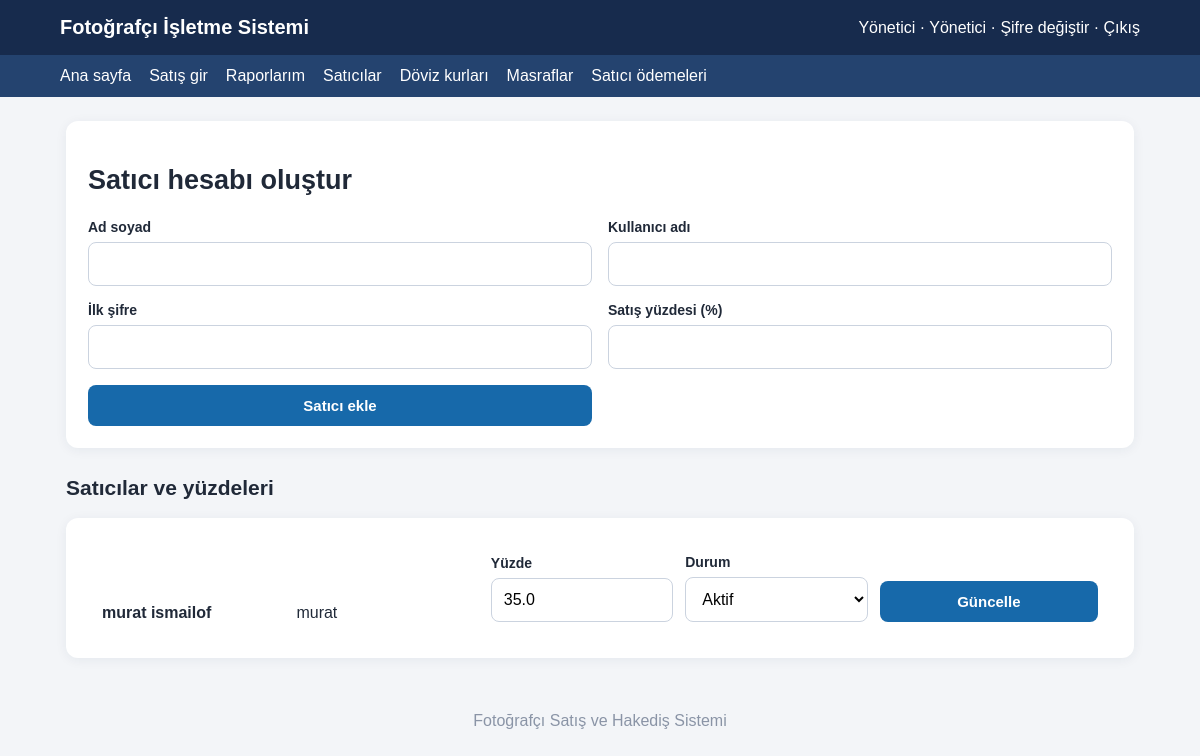
Page /sellers (signed in) on the committed database.
### tables this page shows
CREATE TABLE users(
          id INTEGER PRIMARY KEY AUTOINCREMENT, username TEXT UNIQUE NOT NULL,
          password TEXT NOT NULL, full_name TEXT NOT NULL, role TEXT NOT NULL DEFAULT 'seller',
          commission REAL NOT NULL DEFAULT 0, active INTEGER NOT NULL DEFAULT 1);

### app.py (the view, shortened to what this page needs)
@app.route("/sellers", methods=["GET","POST"])
@login_required
@admin_required
def sellers():
    with db() as c:
        rows=c.execute("SELECT * FROM users WHERE role='seller' ORDER BY full_name").fetchall()
    return render_template("sellers.html", rows=rows)

### app.py (called while the page is built)
def db():
    c = sqlite3.connect(DB_PATH)
    c.row_factory = sqlite3.Row
    return c

def login_required(f):
    @wraps(f)
    def wrapped(*args, **kwargs):
        if not session.get("user_id"):
            return redirect(url_for("login"))
        return f(*args, **kwargs)
    return wrapped

def admin_required(f):
    @wraps(f)
    def wrapped(*args, **kwargs):
        if session.get("role") != "admin":
            flash("Bu bölüm yalnızca yöneticiye açıktır.")
            return redirect(url_for("dashboard"))
        return f(*args, **kwargs)
    return wrapped

def current_user():
    with db() as c:
        return c.execute("SELECT * FROM users WHERE id=?", (session["user_id"],)).fetchone()

@app.context_processor
def inject_user():
    return {"me": current_user() if session.get("user_id") else None}

### templates/sellers.html
{% extends "base.html" %}{% block content %}<section class="panel"><h1>Satıcı hesabı oluştur</h1><form method="post" class="formgrid"><label>Ad soyad<input name="full_name" required></label><label>Kullanıcı adı<input name="username" required></label><label>İlk şifre<input name="password" required></label><label>Satış yüzdesi (%)<input type="number" name="commission" min="0" max="100" step="0.01" required></label><button>Satıcı ekle</button></form></section><h2>Satıcılar ve yüzdeleri</h2>{% for s in rows %}<section class="panel"><form method="post" action="{{url_for('seller_update',sid=s.id)}}" class="inlineform"><strong>{{s.full_name}}</strong><span>{{s.username}}</span><label>Yüzde<input type="number" name="commission" min="0" max="100" step="0.01" value="{{s.commission}}"></label><label>Durum<select name="active"><option value="1" {% if s.active %}selected{% endif %}>Aktif</option><option value="0" {% if not s.active %}selected{% endif %}>Pasif</option></select></label><button>Güncelle</button></form></section>{% endfor %}{% endblock %}

### templates/base.html
<!doctype html><html lang="tr"><head><meta charset="utf-8"><meta name="viewport" content="width=device-width, initial-scale=1">
<title>Fotoğrafçı İşletme Sistemi</title><link rel="stylesheet" href="{{ url_for('static', filename='style.css') }}"></head>
<body><header><div class="brand">Fotoğrafçı İşletme Sistemi</div>
{% if me %}<div class="user">{{ me['full_name'] }} · {{ 'Yönetici' if me['role']=='admin' else 'Satıcı' }} · <a href="{{ url_for('change_password') }}">Şifre değiştir</a> · <a href="{{ url_for('logout') }}">Çıkış</a></div>{% endif %}</header>
{% if me %}<nav><a href="{{ url_for('dashboard') }}">Ana sayfa</a><a href="{{ url_for('sale') }}">Satış gir</a><a href="{{ url_for('reports') }}">Raporlarım</a>
{% if me['role']=='admin' %}<a href="{{ url_for('sellers') }}">Satıcılar</a><a href="{{ url_for('rates') }}">Döviz kurları</a><a href="{{ url_for('expenses') }}">Masraflar</a><a href="{{ url_for('payments') }}">Satıcı ödemeleri</a>{% endif %}</nav>{% endif %}
<main>{% with messages=get_flashed_messages() %}{% if messages %}{% for m in messages %}<div class="flash">{{m}}</div>{% endfor %}{% endif %}{% endwith %}{% block content %}{% endblock %}</main>
<footer>Fotoğrafçı Satış ve Hakediş Sistemi</footer></body></html>

### static/style.css (style rules this page uses)
* { box-sizing:border-box }
body { margin:0;background:#f3f5f8;color:#202938;font-family:Arial,sans-serif;font-size:16px }
header { background:#172b4d;color:white;padding:16px 5%;display:flex;justify-content:space-between;gap:12px;align-items:center;flex-wrap:wrap }
.brand { font-weight:700;font-size:20px }
.user a,nav a { color:white;text-decoration:none }
nav { background:#24436f;padding:12px 5%;display:flex;gap:18px;flex-wrap:wrap }
main { max-width:1100px;margin:24px auto;padding:0 16px }
h1 { font-size:27px }
h2 { font-size:21px;margin-top:28px }
.panel { background:white;border-radius:12px;padding:22px;margin:18px 0;box-shadow:0 2px 12px #152b4810 }
.formgrid { display:grid;grid-template-columns:repeat(2,minmax(0,1fr));gap:16px }
.formgrid label,form label { display:flex;flex-direction:column;gap:7px;font-weight:600;font-size:14px }
input,select { width:100%;padding:12px;border:1px solid #cbd3df;border-radius:8px;font-size:16px;background:white }
button { background:#1769aa;color:white;border:0;padding:12px 18px;border-radius:8px;font-weight:700;font-size:15px;cursor:pointer }
.filters,.inlineform { display:flex;align-items:end;gap:12px;flex-wrap:wrap;background:white;padding:14px;border-radius:10px }
.inlineform>* { flex:1 }
footer { text-align:center;color:#8a94a6;padding:30px }

### rows in the picture
users: full_name "Yönetici", role "Yönetici"
users: full_name "murat ismailof", username "murat", commission "35.0", active "Aktif"
